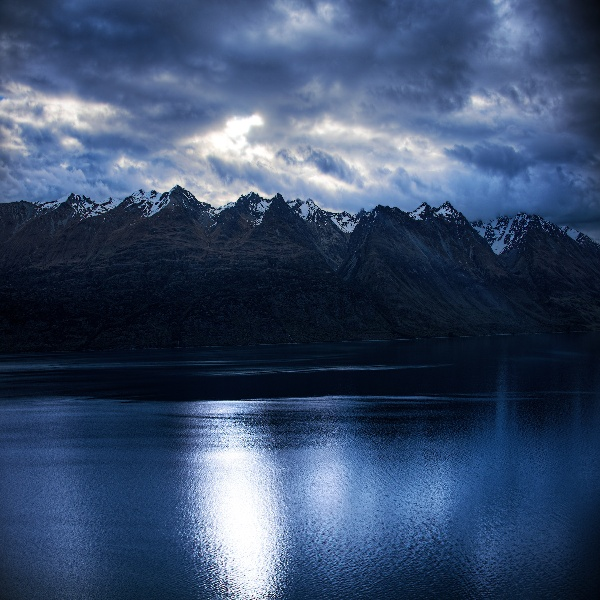
#> input picture histogram/testimage.jpg, 600 x 600 px
$ python masking.py --image ../../histogram/testimage.jpg
#> lines starting #> are read from the running program, lines starting #| are printed output that depends on the picture; after the words box and inside, x2 and y2 are one past the last pixel; in counts of white or black regions, pixels touching at a corner belong together
# for learning about the masking.

import argparse
import numpy as np
import cv2

# argument parser.
ap = argparse.ArgumentParser()
ap.add_argument("-i", "--image", required=True, help="Path to Image")
args = vars(ap.parse_args())
print(args)

image = cv2.imread(args['image'])
#> image is the input picture: shape (600, 600, 3); mean B, G, R 106.6, 76.1, 57.2
# get the shape of the image.
print(image.shape)
#| (600, 600, 3)

mask = np.zeros(image.shape[:2], dtype="uint8")
(cx, cy) = image.shape[0] // 2, image.shape[1] // 2
#> cx = 300; cy = 300
cv2.rectangle(mask, (cx - 50, cy - 50), (cx + 50, cy + 50), 255, -1)
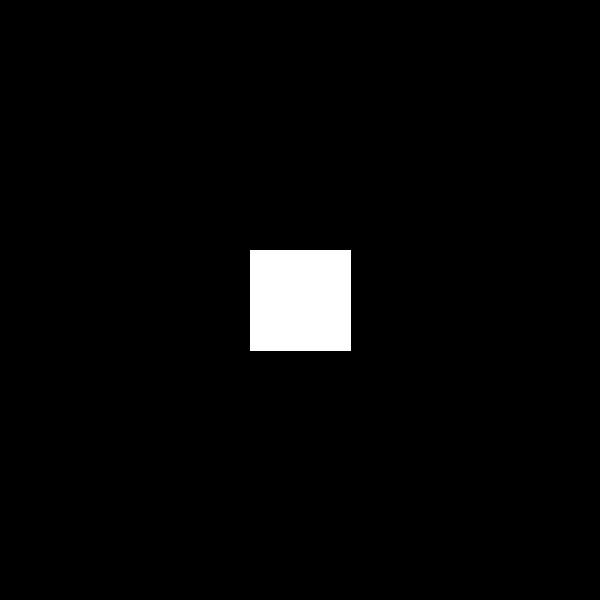
#> mask: shape (600, 600); 2.8% white; 1 white region, box (x1, y1, x2, y2) and area: (250, 250, 351, 351) 10201

masked_image = cv2.bitwise_and(image, image, mask=mask)
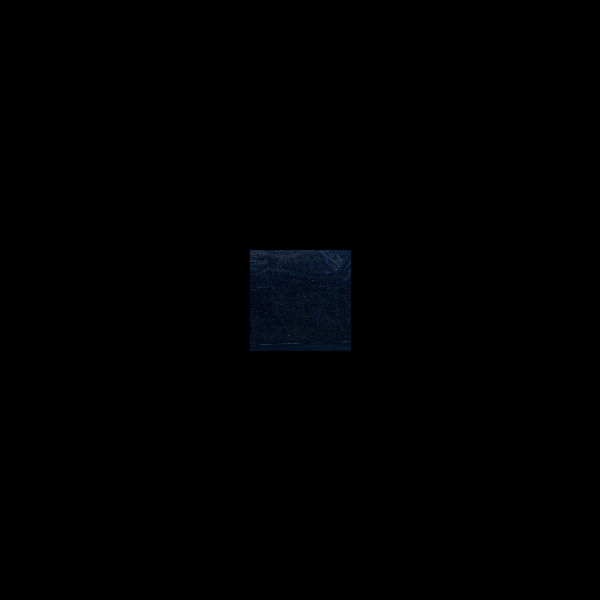
#> masked_image: shape (600, 600, 3); mean B, G, R 1, 0.6, 0.3

cv2.imshow("Original Image", image)
cv2.imshow("Mask", mask)
cv2.imshow("Maskked Image", masked_image)
cv2.waitKey(0)
